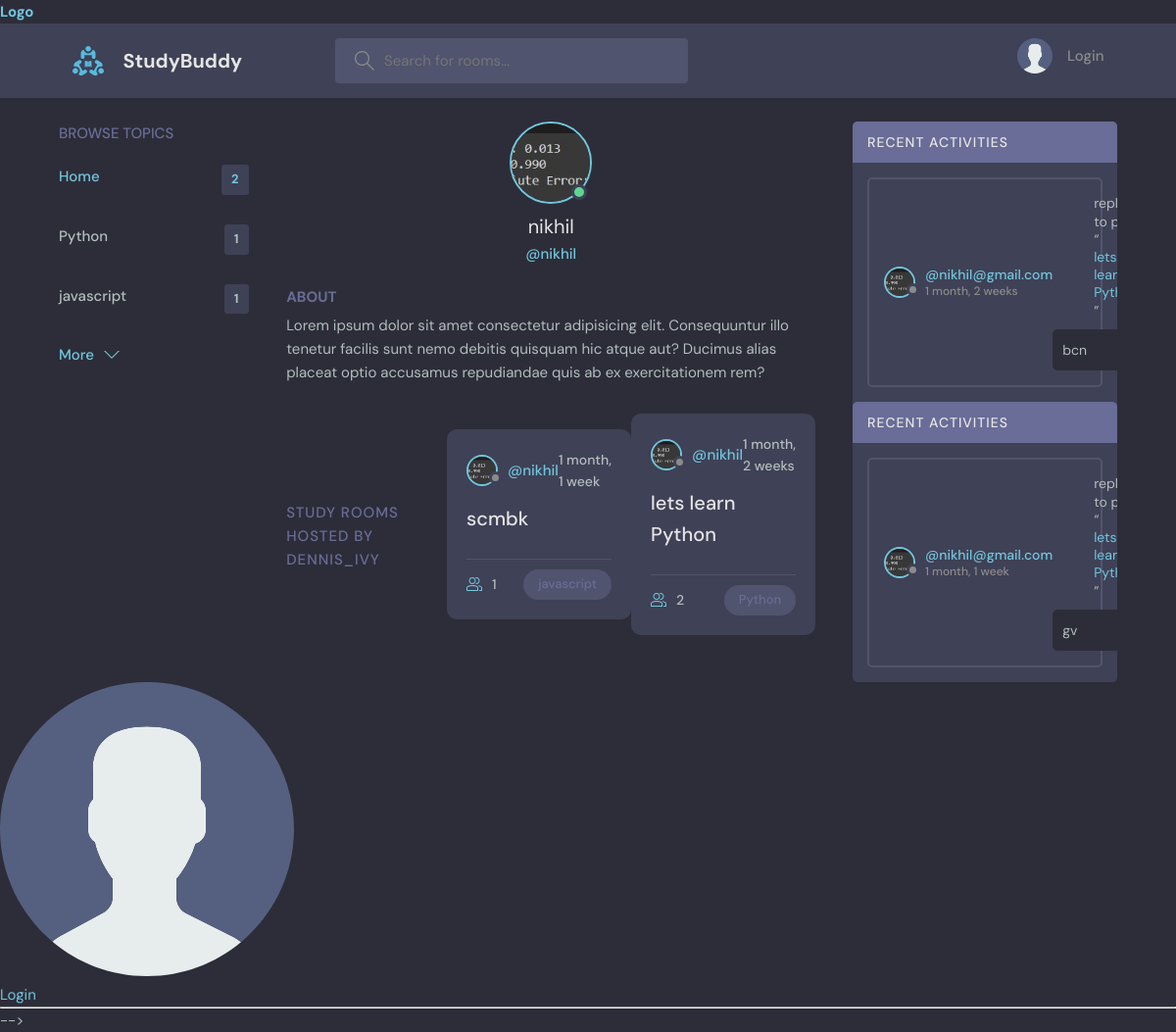
Screenshot of /user-profile/1 with the database file from the repository.
### base/models.py (models this page shows, shortened)
class Topic(models.Model):
    name=models.CharField(max_length=200)

class User(AbstractUser):
    name =models.CharField(max_length=200,null=True)
    email=models.EmailField(unique=True,null=True)
    bio=models.TextField(null=True)
    avatar=models.ImageField(null=True,default='avatar.svg')
    USERNAME_FIELD='email'
    REQUIRED_FIELDS=[]

class Room(models.Model):
    host=models.ForeignKey(User,on_delete=models.SET_NULL,null=True)
    topic=models.ForeignKey(Topic,on_delete=models.SET_NULL,null=True)
    name=models.CharField(max_length=200)
    description=models.TextField(null=True,blank=True)
    participant=models.ManyToManyField(User,related_name='participants')
    updated=models.DateTimeField(auto_now=True)
    created=models.DateTimeField(auto_now_add=True)
    class Meta:
        ordering=['-updated','-created']

class Message(models.Model):
    user=models.ForeignKey(User,on_delete=models.CASCADE)
    room=models.ForeignKey(Room,on_delete=models.CASCADE)
    body=models.TextField()
    updated=models.DateTimeField(auto_now=True)
    created=models.DateTimeField(auto_now_add=True)

### base/views.py (the view)
# urls.py: path('user-profile/<str:pk>', views.userProfile,name="user-profile"),
def userProfile(request,pk):
    user=User.objects.get(id=pk)
    rooms=user.room_set.all()
    room_message=user.message_set.all()
    topics=Topic.objects.all()
    context={'user':user,'room_message':room_message,'topics':topics,'rooms':rooms}
    return render(request,'base/profile.html',context)

### base/template/base/profile.html (shortened to what this page needs)
{%extends 'main.html'%}
{%block content%}
  <main class="profile-page layout layout--3">
    <div class="container">
      {%include 'base/topics_components.html'%}
      <div class="roomList">
        <div class="profile">
          <div class="profile__avatar">
            <div class="avatar avatar--large active">
              <img src="{{user.avatar.url}}" />
            </div>
          </div>
          <div class="profile__info">
            <h3>{{user.username}}</h3>
            <p>@{{user.username}}</p>
          </div>
          <div class="profile__about">
            <h3>About</h3>
            <p>
              Lorem ipsum dolor sit amet consectetur adipisicing elit. Consequuntur illo tenetur
              facilis sunt nemo debitis quisquam hic atque aut? Ducimus alias placeat optio
              accusamus repudiandae quis ab ex exercitationem rem?
            </p>
          </div>
        </div>
        <div class="roomList__header">
          <div>
            <h2>Study Rooms Hosted by dennis_ivy</a>
            </h2>
          </div>
          {%include 'base/feed_components.html'%}
        </div>
      </div>
      {%include 'base/activity_component.html'%}
    </div>
  </main>
  {%endblock%}

### template/main.html (shortened to what this page needs)
<!DOCTYPE html>
{%load static%}
<html lang="en">
  <head>
    <link rel="stylesheet" href="{%static 'styles/style.css'%}" />
  </head>
  <body>
     {%include 'nav.html'%}
    {%block content%}
    {%endblock%}
  </body>
</html>
{%include 'nav.html'%}
<hr>
</body>
</html> -->

### template/nav.html (shortened to what this page needs)
<a href=""><h1>Logo</h1></a>
    {%load static%}
<header class="header header--loggedIn">
    <div class="container">
      <a href="/" class="header__logo">
        <img src="{%static 'images/logo.svg'%}" />
        <h1>StudyBuddy</h1>
      </a>
      <form class="header__search" method="GET" action="/">
        <label>
          <input name="q" placeholder="Search for rooms..." />
        </label>
      </form>
      <nav class="header__menu">
        {%if request.user.is_authenticated%}
        <div class="header__user">
          <a href="/update-user">
            <div class="avatar avatar--medium active">
              <img src="{{request.user.avatar.url}}" />
            </div>
            <p>{{request.user.username}} <span>@{{request.user.username}}</span></p>
          </a>
          <button class="dropdown-button">
            <svg version="1.1" xmlns="http://www.w3.org/2000/svg" width="32" height="32" viewBox="0 0 32 32">
              <title>chevron-down</title>
              <path d="M16 21l-13-13h-3l16 16 16-16h-3l-13 13z"></path>
            </svg>
          </button>
        </div>
        {%else%}
        <a href="/login">
          <img src="{%static 'images/avatar.svg'%}" />
          <p>Login</p>
        </a>
        {%endif%}
      </nav>
    </div>
  </header>

### base/template/base/topics_components.html
 <div class="topics">
      <div class="topics__header">
        <h2>Browse Topics</h2>
      </div>
      <ul class="topics__list">
        <li>
          <a href="/" class="active">Home <span>{{topics.count}}</span></a>
        </li>
        {%for topic in topics%}
        <li>
          <a href="/?q={{topic.name}}">{{topic.name}} <span>{{topic.room_set.all.count}}</span></a>
        </li>
        {%endfor%}
      </ul>
      <a class="btn btn--link" href="/topics">
        More
        <svg version="1.1" xmlns="http://www.w3.org/2000/svg" width="32" height="32" viewBox="0 0 32 32">
          <title>chevron-down</title>
          <path d="M16 21l-13-13h-3l16 16 16-16h-3l-13 13z"></path>
        </svg>
      </a>
    </div>

### base/template/base/feed_components.html (shortened to what this page needs)
{%for room in rooms%}
<div class="roomListRoom">
    <div class="roomListRoom__header">
      <a href="/user-profile/{{room.host.id}}" class="roomListRoom__author">
        <div class="avatar avatar--small">
          <img src="{{room.host.avatar.url}}" />
        </div>
        <span>@{{room.host.username}}</span>
      </a>
      <div class="roomListRoom__actions">
        <span>{{room.created|timesince}}</span>
      </div>
    </div>
    <div class="roomListRoom__content">
      <a href="/room/{{room.id}}">{{room.name}}</a>
    </div>
    <div class="roomListRoom__meta">
      <a href="/room/{{room.id}}" class="roomListRoom__joined">
        {{room.participant.all.count}}
      </a>
      <p class="roomListRoom__topic">{{room.topic.name}}</p>
    </div>
  </div>
{%endfor%}

### base/template/base/activity_component.html (shortened to what this page needs)
{%for message in room_message%}
<div class="activities">
    <div class="activities__header">
      <h2>Recent Activities</h2>
    </div>
    <div class="activities__box">
      <div class="activities__boxHeader roomListRoom__header">
        <a href="/user-profile/{{message.user.id}}" class="roomListRoom__author">
          <div class="avatar avatar--small">
            <img src="{{message.user.avatar.url}}" />
          </div>
          <p>
            @{{message.user}}
            <span>{{message.created|timesince}}</span>
          </p>
        </a>
      <div class="activities__boxContent">
        <p>replied to post “<a href="/room/{{message.room.id}}">{{message.room.name}}</a>”</p>
        <div class="activities__boxRoomContent">
         {{message.body}}
        </div>
      </div>
    </div>
  </div>
  {%endfor%}

### rows the page displays
Topic: name "Python", room_set.all.count "1"
Topic: name "javascript", room_set.all.count "1"
User: avatar (picture), username "nikhil"
Room: host.avatar (picture), host.username "nikhil", created "1 month, 1 week", name "scmbk", participant.all.count "1", topic.name "javascript"
Room: host.avatar (picture), host.username "nikhil", created "1 month, 2 weeks", name "lets learn Python", participant.all.count "2", topic.name "Python"
Message: user.avatar (picture), user "nikhil@gmail.com", created "1 month, 2 weeks", room.name "lets…", body "bcn"
Message: user.avatar (picture), user "nikhil@gmail.com", created "1 month, 1 week", room.name "lets…", body "gv"

### other values shown
{{ topics.count }} "2"
